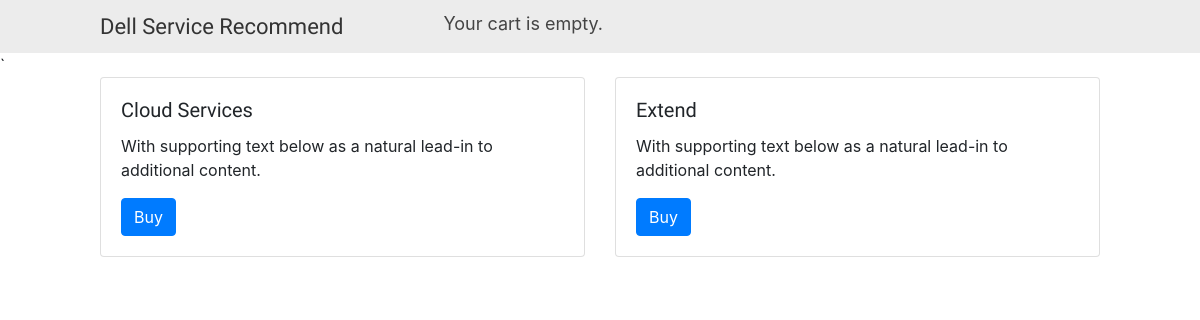
Page /services on the earlier database version.
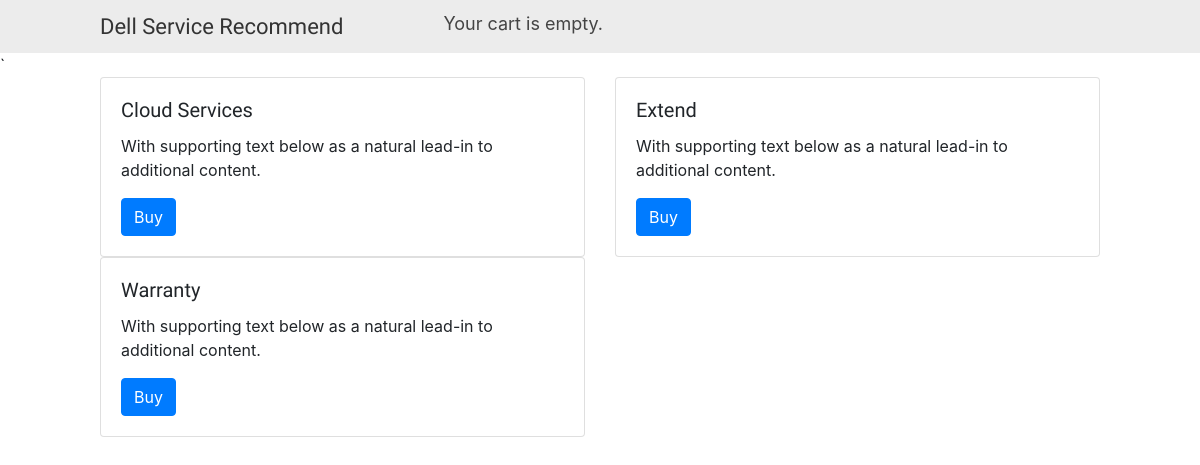
Same page on the later database version.
### shop/models.py (models this page shows, shortened)
class Service(models.Model):
    name = models.CharField(max_length=200, db_index=True)
    slug = models.SlugField(max_length=200, db_index=True, default="")
    description = models.TextField(blank=True)
    class Meta:
        ordering = ('name',)
        index_together = (('id', 'slug'),)
    def __str__(self):
        return self.name

### shop/views.py (the view)
# urls.py: path('services', views.service_page, name='service_page'),
def service_page(request):
    services = Service.objects.all()
    return render(request, 'shop/product/services.html', {'services': services})

### cart/cart.py (called while the page is built)
    def __len__(self):
        return sum(item['quantity'] for item in self.cart.values())

### cart/context_processors.py (called while the page is built)
def cart(request):
    return {'cart': Cart(request)}

### shop/templates/shop/product/services.html (shortened to what this page needs)
{% extends "shop/base.html" %}
{% load static %}
{% block content %}
    <div class="row">
        {% for service in services %}
            <div class="col-sm-6">
                <div class="card">
                    <div class="card-body">
                        <h5 class="card-title">{{ service }}</h5>
                        <p class="card-text">With supporting text below as a natural lead-in to additional
                            content.</p>
                        <a href="#" class="btn btn-primary">Buy</a>
                    </div>
                </div>
            </div>
            <br>
        {% endfor %}
        <br>
    </div>
{% endblock %}

Differences in the rows shown:
added Service: name "Warranty"
